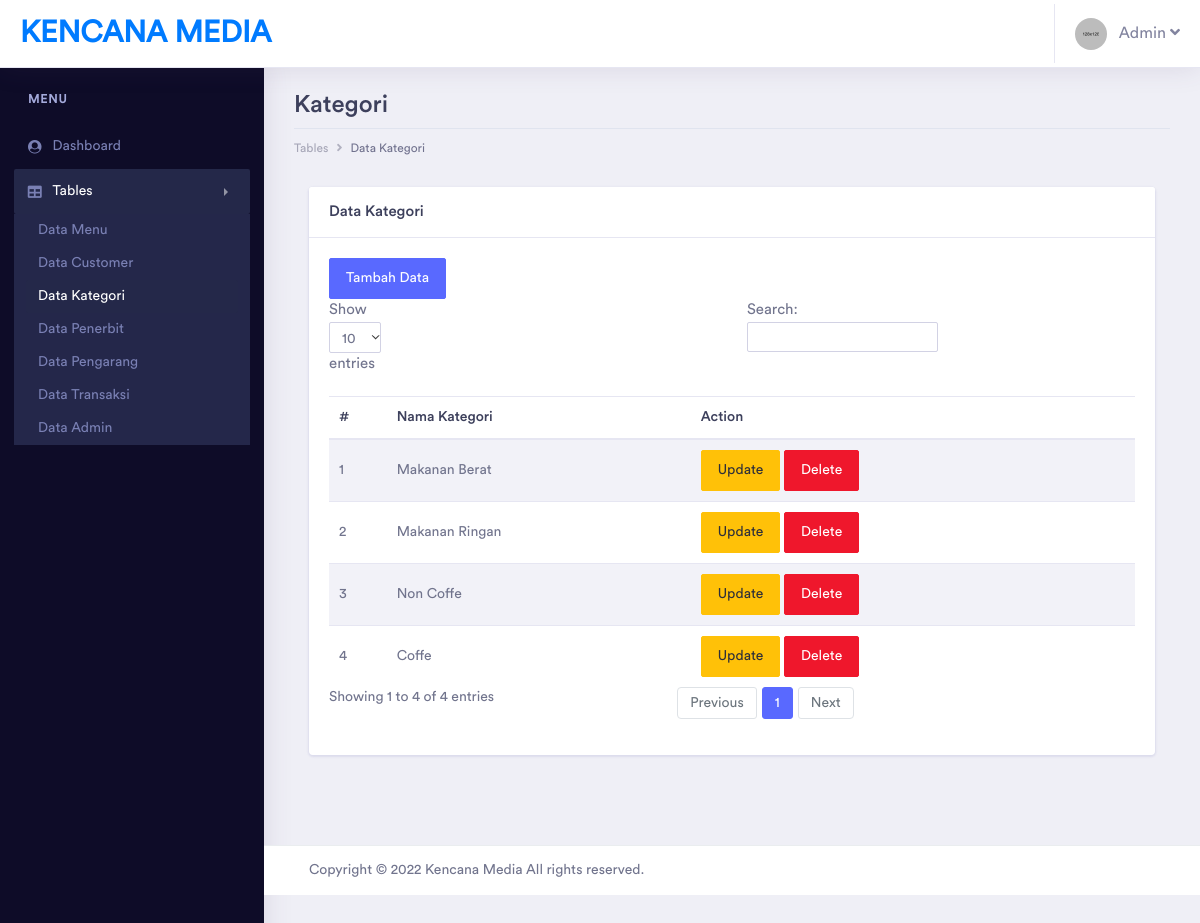
The page /admin/pages/tables/kategori/table_kategori.php (signed in) on the database its author committed.
### tables this page shows
CREATE TABLE `kategori` (
  `id_kategori` int(11) NOT NULL,
  `nama_kategori` varchar(50) DEFAULT NULL
);

### admin/pages/tables/kategori/table_kategori.php (the view, shortened to what this page needs)
<?php
include '../../../../helper/connection.php';
?>
<?php
if(!$_SESSION['username'] && !$_SESSION['password'] && $_SESSION['role'] != "admin")
{
    echo "
		<script type='text/javascript'>
		alert('Anda harus login terlebih dahulu!')
		window.location='../../../index.php';
		</script>";
}
else
{
    include '../template.php';
?>
        <div class="dashboard-wrapper">
            <div class="dashboard-ecommerce">
                <div class="container-fluid dashboard-content ">
                    <div class="row">
                        <div class="col-xl-12 col-lg-12 col-md-12 col-sm-12 col-12">
                            <div class="page-header">
                                <h2 class="pageheader-title">Kategori</h2>
                                <div class="page-breadcrumb">
                                    <nav aria-label="breadcrumb">
                                        <ol class="breadcrumb">
                                            <li class="breadcrumb-item"><a href="#" class="breadcrumb-link">Tables</a></li>
                                            <li class="breadcrumb-item active" aria-current="page">Data Kategori</li>
                                        </ol>
                                    </nav>
                                </div>
                            </div>
                        </div>
                    </div>
                    <div class="col-xl-12">
                        <div class="card">
                            <h5 class="card-header">Data Kategori</h5>
                            <div class="card-body">
                                <a href="form_kategori.php" class="btn btn-primary">Tambah Data</a>
                                <table id="tabell" class="table table-striped mt-3">
                                    <thead>
                                        <tr>
                                            <th>#</th>
                                            <th>Nama Kategori</th>
                                            <th>Action</th>
                                        </tr>
                                    </thead>
                                    <tbody>
                                    <?php
                                            $query = "SELECT * FROM kategori";
                                            $result = mysqli_query($con, $query);
                                            if (mysqli_num_rows($result) > 0)
                                            {
                                                $index = 1;
                                                while($row = mysqli_fetch_assoc($result))
                                                {
                                                    $id_kategori = $row['id_kategori'];
                                                    echo "
                                                    <tr>
                                                        <td>" . $index++ . "</td>
                                                        <td>" . $row["nama_kategori"]  . "</td>
                                                        <td>
                                                            <a href='form_edit_kategori.php?id_kategori=$id_kategori' class='btn btn-warning'>Update</a>
                                                            <a href='process/delete_kategori.php?id_kategori=$id_kategori' class='btn btn-danger'>Delete</a>
                                                        </td>
                                                    </tr>
                                                    ";
                                                }
                                            }
                                            ?>
                                    </tbody>
                                </table>
                            </div>
                        </div>
                    </div>
                </div>
            </div>
            <div class="footer">
                <div class="container-fluid">
                    <div class="row">
                        <div class="col-xl-6 col-lg-6 col-md-6 col-sm-12 col-12">
                            Copyright © 2022 Kencana Media All rights reserved.
                        </div>
                        <div class="col-xl-6 col-lg-6 col-md-6 col-sm-12 col-12">
                        </div>
                    </div>
                </div>
            </div>
        </div>
<?php } ?>

### rows shown on the page
kategori: nama_kategori "Makanan Berat"
kategori: nama_kategori "Makanan Ringan"
kategori: nama_kategori "Non Coffe"
kategori: nama_kategori "Coffe"
